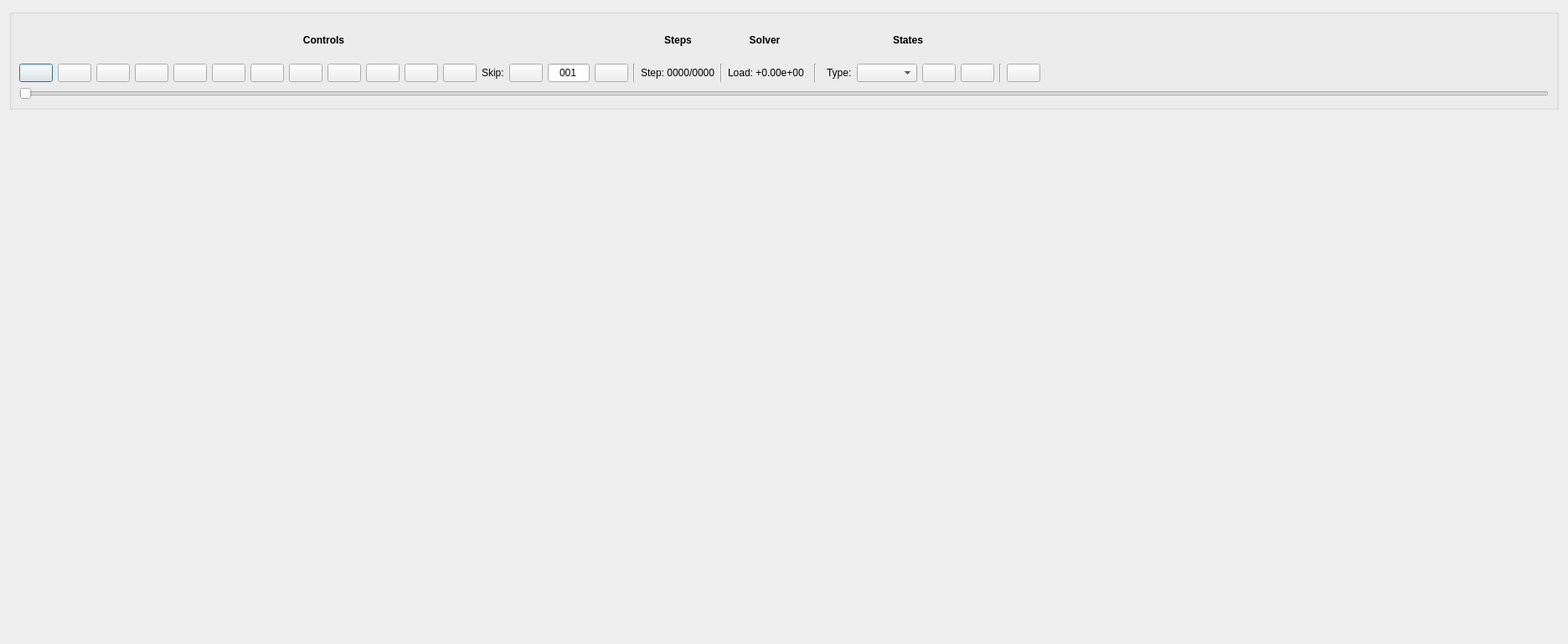
<?xml version="1.0" encoding="UTF-8"?>
<ui version="4.0">
 <class>Elemental</class>
 <widget class="QDialog" name="Elemental">
  <property name="geometry">
   <rect>
    <x>0</x>
    <y>0</y>
    <width>1872</width>
    <height>769</height>
   </rect>
  </property>
  <property name="windowTitle">
   <string>Elements Results</string>
  </property>
  <layout class="QGridLayout" name="gridLayout">
   <item row="1" column="0">
    <widget class="gui::canvas::Elements" name="canvas" native="true">
     <property name="contextMenuPolicy">
      <enum>Qt::PreventContextMenu</enum>
     </property>
    </widget>
   </item>
   <item row="0" column="0">
    <widget class="QGroupBox" name="panel">
     <property name="maximumSize">
      <size>
       <width>16777215</width>
       <height>120</height>
      </size>
     </property>
     <property name="title">
      <string/>
     </property>
     <property name="flat">
      <bool>false</bool>
     </property>
     <layout class="QGridLayout" name="gridLayout_2">
      <item row="1" column="0">
       <widget class="QPushButton" name="button_first">
        <property name="maximumSize">
         <size>
          <width>50</width>
          <height>16777215</height>
         </size>
        </property>
        <property name="toolTip">
         <string>First</string>
        </property>
        <property name="text">
         <string/>
        </property>
        <property name="icon">
         <iconset theme="media-skip-backward">
          <normaloff>.</normaloff>.</iconset>
        </property>
       </widget>
      </item>
      <item row="1" column="1">
       <widget class="QPushButton" name="button_previous">
        <property name="maximumSize">
         <size>
          <width>50</width>
          <height>16777215</height>
         </size>
        </property>
        <property name="toolTip">
         <string>Previous</string>
        </property>
        <property name="text">
         <string/>
        </property>
        <property name="icon">
         <iconset theme="media-seek-backward">
          <normaloff>.</normaloff>.</iconset>
        </property>
       </widget>
      </item>
      <item row="1" column="17">
       <widget class="QLabel" name="label_step">
        <property name="text">
         <string>Step: 0000/0000</string>
        </property>
       </widget>
      </item>
      <item row="1" column="29">
       <spacer name="spacer">
        <property name="orientation">
         <enum>Qt::Horizontal</enum>
        </property>
        <property name="sizeHint" stdset="0">
         <size>
          <width>40</width>
          <height>20</height>
         </size>
        </property>
       </spacer>
      </item>
      <item row="1" column="19">
       <widget class="QLabel" name="label_time">
        <property name="minimumSize">
         <size>
          <width>0</width>
          <height>0</height>
         </size>
        </property>
        <property name="maximumSize">
         <size>
          <width>250</width>
          <height>16777215</height>
         </size>
        </property>
        <property name="text">
         <string>Load: +0.00e+00</string>
        </property>
       </widget>
      </item>
      <item row="1" column="26">
       <widget class="QPushButton" name="button_min">
        <property name="toolTip">
         <string>Min</string>
        </property>
        <property name="text">
         <string/>
        </property>
        <property name="icon">
         <iconset theme="format-indent-less">
          <normaloff>.</normaloff>.</iconset>
        </property>
       </widget>
      </item>
      <item row="1" column="15">
       <widget class="QPushButton" name="button_skip_sub">
        <property name="toolTip">
         <string>Decrement skip</string>
        </property>
        <property name="text">
         <string/>
        </property>
        <property name="icon">
         <iconset theme="list-remove">
          <normaloff>.</normaloff>.</iconset>
        </property>
       </widget>
      </item>
      <item row="1" column="2">
       <widget class="QPushButton" name="button_pause">
        <property name="maximumSize">
         <size>
          <width>50</width>
          <height>16777215</height>
         </size>
        </property>
        <property name="toolTip">
         <string>Pause</string>
        </property>
        <property name="text">
         <string/>
        </property>
        <property name="icon">
         <iconset theme="media-playback-pause">
          <normaloff>.</normaloff>.</iconset>
        </property>
       </widget>
      </item>
      <item row="1" column="3">
       <widget class="QPushButton" name="button_play">
        <property name="maximumSize">
         <size>
          <width>50</width>
          <height>16777215</height>
         </size>
        </property>
        <property name="toolTip">
         <string>Play</string>
        </property>
        <property name="text">
         <string/>
        </property>
        <property name="icon">
         <iconset theme="media-playback-start">
          <normaloff>.</normaloff>.</iconset>
        </property>
       </widget>
      </item>
      <item row="1" column="4">
       <widget class="QPushButton" name="button_next">
        <property name="maximumSize">
         <size>
          <width>50</width>
          <height>16777215</height>
         </size>
        </property>
        <property name="toolTip">
         <string>Next</string>
        </property>
        <property name="text">
         <string/>
        </property>
        <property name="icon">
         <iconset theme="media-seek-forward">
          <normaloff>.</normaloff>.</iconset>
        </property>
       </widget>
      </item>
      <item row="1" column="5">
       <widget class="QPushButton" name="button_stop">
        <property name="maximumSize">
         <size>
          <width>50</width>
          <height>16777215</height>
         </size>
        </property>
        <property name="toolTip">
         <string>Stop</string>
        </property>
        <property name="text">
         <string/>
        </property>
        <property name="icon">
         <iconset theme="media-playback-stop">
          <normaloff>.</normaloff>.</iconset>
        </property>
       </widget>
      </item>
      <item row="1" column="6">
       <widget class="QPushButton" name="button_last">
        <property name="maximumSize">
         <size>
          <width>50</width>
          <height>16777215</height>
         </size>
        </property>
        <property name="toolTip">
         <string>Last</string>
        </property>
        <property name="text">
         <string/>
        </property>
        <property name="icon">
         <iconset theme="media-skip-forward">
          <normaloff>.</normaloff>.</iconset>
        </property>
       </widget>
      </item>
      <item row="1" column="7">
       <widget class="QPushButton" name="button_print">
        <property name="maximumSize">
         <size>
          <width>50</width>
          <height>16777215</height>
         </size>
        </property>
        <property name="toolTip">
         <string>Print</string>
        </property>
        <property name="text">
         <string/>
        </property>
        <property name="icon">
         <iconset theme="document-print">
          <normaloff>.</normaloff>.</iconset>
        </property>
       </widget>
      </item>
      <item row="1" column="8">
       <widget class="QPushButton" name="button_record">
        <property name="maximumSize">
         <size>
          <width>50</width>
          <height>16777215</height>
         </size>
        </property>
        <property name="toolTip">
         <string>Record</string>
        </property>
        <property name="text">
         <string/>
        </property>
        <property name="icon">
         <iconset theme="media-record">
          <normaloff>.</normaloff>.</iconset>
        </property>
       </widget>
      </item>
      <item row="1" column="9">
       <widget class="QPushButton" name="button_plot">
        <property name="maximumSize">
         <size>
          <width>50</width>
          <height>16777215</height>
         </size>
        </property>
        <property name="toolTip">
         <string>Options</string>
        </property>
        <property name="text">
         <string/>
        </property>
        <property name="icon">
         <iconset theme="document-properties">
          <normaloff>.</normaloff>.</iconset>
        </property>
       </widget>
      </item>
      <item row="1" column="12">
       <widget class="QLabel" name="label_skip">
        <property name="maximumSize">
         <size>
          <width>35</width>
          <height>16777215</height>
         </size>
        </property>
        <property name="text">
         <string>Skip:</string>
        </property>
       </widget>
      </item>
      <item row="1" column="13">
       <widget class="QPushButton" name="button_skip_add">
        <property name="toolTip">
         <string>Increment skip</string>
        </property>
        <property name="text">
         <string/>
        </property>
        <property name="icon">
         <iconset theme="list-add">
          <normaloff>.</normaloff>.</iconset>
        </property>
       </widget>
      </item>
      <item row="1" column="14">
       <widget class="QLineEdit" name="edit_skip">
        <property name="maximumSize">
         <size>
          <width>50</width>
          <height>16777215</height>
         </size>
        </property>
        <property name="text">
         <string>001</string>
        </property>
        <property name="alignment">
         <set>Qt::AlignCenter</set>
        </property>
       </widget>
      </item>
      <item row="1" column="27">
       <widget class="Line" name="line_end">
        <property name="frameShadow">
         <enum>QFrame::Sunken</enum>
        </property>
        <property name="orientation">
         <enum>Qt::Vertical</enum>
        </property>
       </widget>
      </item>
      <item row="1" column="16">
       <widget class="Line" name="line_step">
        <property name="frameShadow">
         <enum>QFrame::Sunken</enum>
        </property>
        <property name="orientation">
         <enum>Qt::Vertical</enum>
        </property>
       </widget>
      </item>
      <item row="1" column="21">
       <widget class="Line" name="line_dof">
        <property name="frameShadow">
         <enum>QFrame::Sunken</enum>
        </property>
        <property name="lineWidth">
         <number>1</number>
        </property>
        <property name="orientation">
         <enum>Qt::Vertical</enum>
        </property>
       </widget>
      </item>
      <item row="1" column="18">
       <widget class="Line" name="line_load">
        <property name="frameShadow">
         <enum>QFrame::Sunken</enum>
        </property>
        <property name="orientation">
         <enum>Qt::Vertical</enum>
        </property>
       </widget>
      </item>
      <item row="2" column="0" colspan="30">
       <widget class="QSlider" name="slider">
        <property name="orientation">
         <enum>Qt::Horizontal</enum>
        </property>
       </widget>
      </item>
      <item row="1" column="23">
       <widget class="QLabel" name="label_type">
        <property name="text">
         <string>Type:</string>
        </property>
       </widget>
      </item>
      <item row="1" column="10">
       <widget class="QPushButton" name="button_plots">
        <property name="toolTip">
         <string>Plots</string>
        </property>
        <property name="text">
         <string/>
        </property>
        <property name="icon">
         <iconset theme="go-home">
          <normaloff>.</normaloff>.</iconset>
        </property>
       </widget>
      </item>
      <item row="1" column="11">
       <widget class="QPushButton" name="button_paths">
        <property name="toolTip">
         <string>Paths</string>
        </property>
        <property name="text">
         <string/>
        </property>
        <property name="icon">
         <iconset theme="applications-graphics">
          <normaloff>.</normaloff>.</iconset>
        </property>
       </widget>
      </item>
      <item row="0" column="22" colspan="5">
       <widget class="QLabel" name="label_header_dof">
        <property name="font">
         <font>
          <weight>75</weight>
          <bold>true</bold>
         </font>
        </property>
        <property name="text">
         <string>States</string>
        </property>
        <property name="alignment">
         <set>Qt::AlignCenter</set>
        </property>
       </widget>
      </item>
      <item row="0" column="0" colspan="16">
       <widget class="QLabel" name="label_header_controls">
        <property name="font">
         <font>
          <weight>75</weight>
          <bold>true</bold>
         </font>
        </property>
        <property name="text">
         <string>Controls</string>
        </property>
        <property name="alignment">
         <set>Qt::AlignCenter</set>
        </property>
       </widget>
      </item>
      <item row="0" column="18" colspan="3">
       <widget class="QLabel" name="label_header_solver">
        <property name="font">
         <font>
          <weight>75</weight>
          <bold>true</bold>
         </font>
        </property>
        <property name="text">
         <string>Solver</string>
        </property>
        <property name="alignment">
         <set>Qt::AlignCenter</set>
        </property>
       </widget>
      </item>
      <item row="0" column="17">
       <widget class="QLabel" name="label_steps">
        <property name="font">
         <font>
          <weight>75</weight>
          <bold>true</bold>
         </font>
        </property>
        <property name="text">
         <string>Steps</string>
        </property>
        <property name="alignment">
         <set>Qt::AlignCenter</set>
        </property>
       </widget>
      </item>
      <item row="1" column="24">
       <widget class="QComboBox" name="combo_state"/>
      </item>
      <item row="1" column="25">
       <widget class="QPushButton" name="button_limits">
        <property name="text">
         <string/>
        </property>
        <property name="icon">
         <iconset theme="input-tablet">
          <normaloff>.</normaloff>.</iconset>
        </property>
       </widget>
      </item>
      <item row="1" column="28">
       <widget class="QPushButton" name="button_max">
        <property name="toolTip">
         <string>Max</string>
        </property>
        <property name="text">
         <string/>
        </property>
        <property name="icon">
         <iconset theme="format-indent-more">
          <normaloff>.</normaloff>.</iconset>
        </property>
       </widget>
      </item>
     </layout>
    </widget>
   </item>
  </layout>
 </widget>
 <customwidgets>
  <customwidget>
   <class>gui::canvas::Elements</class>
   <extends>QWidget</extends>
   <header location="global">Canvas/ElementsCanvas.h</header>
   <container>1</container>
  </customwidget>
 </customwidgets>
 <resources/>
 <connections/>
</ui>
